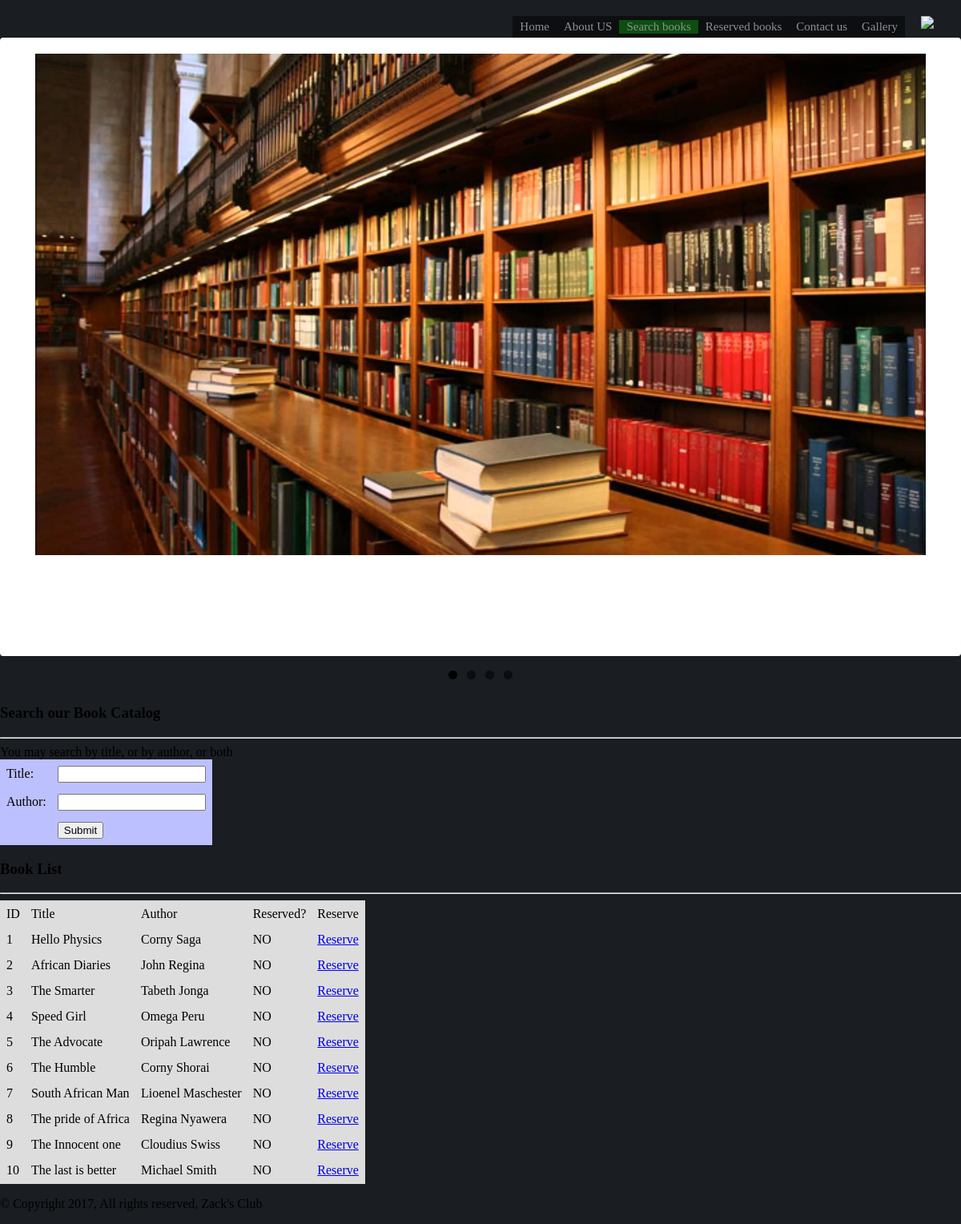
Screenshot of /browsedBooks.php with the database file from the repository.
### tables this page shows
CREATE TABLE `books` (
  `bookid` int(11) NOT NULL,
  `title` varchar(100) NOT NULL,
  `author` varchar(100) NOT NULL,
  `onloan` tinyint(1) NOT NULL,
  `duedate` date NOT NULL
);

### config4.php (called while the page is built, shortened)
<?php
$url = $_SERVER['REQUEST_URI'];
$strings = explode('/', $url);
$current_page = end($strings);
?>

### browsedBooks.php (the view, shortened to what this page needs)
 <?php
            include('config4.php');
?>
<!DOCTYPE html>
<html>
<head>
<link rel="stylesheet" type="text/css" href="ass51.css">
<link rel="stylesheet" type="text/css" href="jsf/flexslider.css">
</head>
  <?php include 'config4.php'; ?>
<body>
  <div id="wholepage">
      <?php include 'header.php'; ?>
  <div id="maincolumn">
<div class="flexslider">
  <ul class="slides">
    <li>
      <figure class="bigimage">
    <img src="library.jpg">
    <h1>Welcome to <p> ZACKS LIBRAY</p></h1>
  </figure>
    </li>
  </ul>
</div>
<h3>Search our Book Catalog</h3>
<hr>
You may search by title, or by author, or both<br>
<form action="browsedBooks.php" method="POST">
    <table bgcolor="#bdc0ff" cellpadding="6">
        <tbody>
            <tr>
                <td>Title:</td>
                <td><INPUT type="text" name="searchtitle"></td>
            </tr>
            <tr>
                <td>Author:</td>
                <td><INPUT type="text" name="searchauthor"></td>
            </tr>
            <tr>
                <td></td>
                <td><INPUT type="submit" name="submit" value="Submit"></td>
            </tr>
        </tbody>
    </table>
</form>
<h3>Book List</h3>
<hr>
<?php
@ $db = new mysqli($dbserver, $dbuser, $dbpass, $dbname);
$query = " select  bookid, title, author, onloan FROM books";
    $stmt = $db->prepare($query);
    $stmt->bind_result($bookid, $title, $author, $onloan);
    $stmt->execute();
    echo '<table bgcolor="#dddddd" cellpadding="6">';
    echo '<tr><b><td>ID</td> <td>Title</td> <td>Author</td> <td>Reserved?</td><td>Reserve</td> </b> </tr>';
    while ($stmt->fetch()) {
        if ($onloan==0)
            $onloan="NO";
        else $onloan="YES";
        echo "<tr>";
        echo "<td>$bookid</td> <td> $title </td><td> $author </td> <td>$onloan</td>";
        echo '<td><a href="reserveBook.php?bookid=' . urlencode($bookid) . '"> Reserve </a></td>';
        echo "</tr>";
    }
    echo "</table>";
    ?>
                </div>
            <div>
          <footer>
            <?php include('footer.php');?>
          </footer>
        </div>
    </body>
</html>

### header.php (shortened to what this page needs)
<?php
include('config4.php');
?>
<!DOCTYPE html>
<html>
<head>
</head>
<body>
<header id="pageheader">
                <div id="mneu">
            <img src="hamburger.png" id="hamber">
            <nav>
                <ul id="top" class="nav1">
                    <li>
                        <a class="<?php echo ($current_page == 'ass6.php' || $current_page == "") ? 'active' : NULL ?>"href="ass6.php">Home</a>
                    </li>
                    <li>
                        <a class="<?php echo ($current_page == 'home.php') ? 'active' : NULL ?>" href="home.php">About US</a>
                    </li>
                    <li>
                        <a class="<?php echo ($current_page == 'browsedBooks.php') ? 'active' : NULL ?>" href="browsedBooks.php">Search books</a>
                    </li>
                    <li>
                        <a class="<?php echo ($current_page == 'MyBooks.php') ? 'active' : NULL ?>" href="MyBooks.php">Reserved books</a>
                    </li>
                       <li>
                         <a class="<?php echo ($current_page == 'contactUs.php') ? 'active' : NULL ?>" href="contactUs.php">Contact us</a>
                    </li>
                    <li>
                         <a class="<?php echo ($current_page == 'SQLInjection.php') ? 'active' : NULL ?>" href="SQLInjection.php">Gallery</a>
                    </li>
                </ul>
            </nav>
             </div>
        </header>
</body>
</html>

### footer.php
<footer>
    <p>&copy; Copyright 2017, All rights reserved, Zack's  Club </p>
</footer>

### ass51.css (style rules this page uses)
#pageheader { background-color:#1a1d22; }
body { height: auto; margin:0; background-color:#515151; }
#wholepage { min-width: 320px; margin-right: auto; margin-left: auto; background-color:#1a1d22; overflow: hidden; }
.active { background-color: green; }
h1 { color:#ffffff; font-size:25px; font-family:garamond; font-weight:bold; }
#mneu { overflow: hidden; }
#hamber { width:30px; float:right; margin-right:20px; margin-top:20px; }
#top { list-style: none; margin: 0; padding:0; background-color: #000; overflow: hidden; opacity:0.5; float:right; margin-top:20px; margin-right:20px; }
#top li { padding:5px 0; margin:0; float:left; }

### jsf/flexslider.css (style rules this page uses)
.slides, .slides > li, .flex-control-nav, .flex-direction-nav { margin: 0; padding: 0; list-style: none; }
.flexslider { margin: 0; padding: 0; }
.flexslider .slides > li { display: none; -webkit-backface-visibility: hidden; }
.flexslider .slides img { width: 100%; display: block; }
.flexslider .slides:after { content: "\0020"; display: block; clear: both; visibility: hidden; line-height: 0; height: 0; }
.flexslider { margin: 0 0 60px; background: #fff; border: 4px solid #fff; position: relative; zoom: 1; -webkit-border-radius: 4px; -moz-border-radius: 4px; border-radius: 4px; -webkit-box-shadow: '' 0 1px 4px rgba(0, 0, 0, 0.2); -moz-box-shadow: '' 0 1px 4px rgba(0, 0, 0, 0.2); -o-box-shadow: '' 0 1px 4px rgba(0, 0, 0, 0.2); box-shadow: '' 0 1px 4px rgba(0, 0, 0, 0.2); }
.flexslider .slides { zoom: 1; }
.flexslider .slides img { height: auto; -moz-user-select: none; }

### rows the page displays
books: bookid "1", title "Hello Physics", author "Corny Saga", onloan "NO"
books: bookid "2", title "African Diaries", author "John Regina", onloan "NO"
books: bookid "3", title "The Smarter", author "Tabeth Jonga", onloan "NO"
books: bookid "4", title "Speed Girl", author "Omega Peru", onloan "NO"
books: bookid "5", title "The Advocate", author "Oripah Lawrence", onloan "NO"
books: bookid "6", title "The Humble", author "Corny Shorai", onloan "NO"
books: bookid "7", title "South African Man", author "Lioenel Maschester", onloan "NO"
books: bookid "8", title "The pride of Africa", author "Regina Nyawera", onloan "NO"
books: bookid "9", title "The Innocent one", author "Cloudius Swiss", onloan "NO"
books: bookid "10", title "The last is better", author "Michael Smith", onloan "NO"
